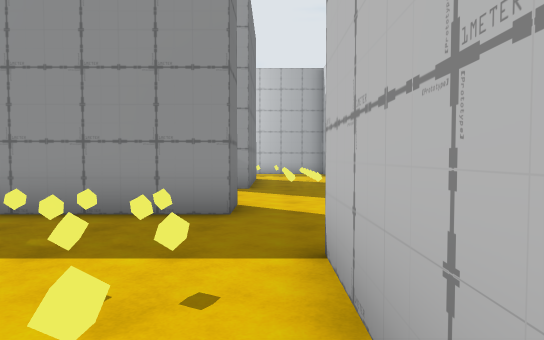
[1] (above)

22 first-person views from a walk through a Unity game level. The camera is 1.4 m above the floor, tilts 2° down and sees 75° across. The floor is counted in squares, 1.8 m on a side. Each view is taken from the middle of a square. On the plan, view 1 faces up. The plan holds only what a view shows up to about 11 squares ahead; the rest is blank. The place goes on beyond the plan. The player is left out. Some surface patterns are stand-ins.

[2]
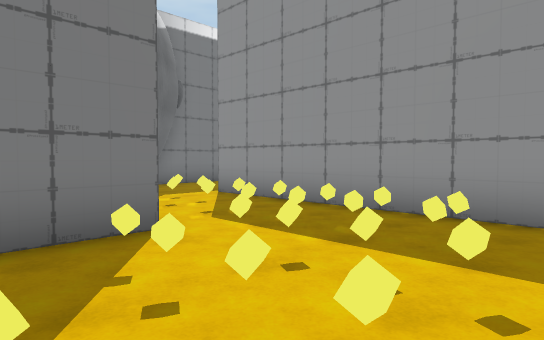

[3]
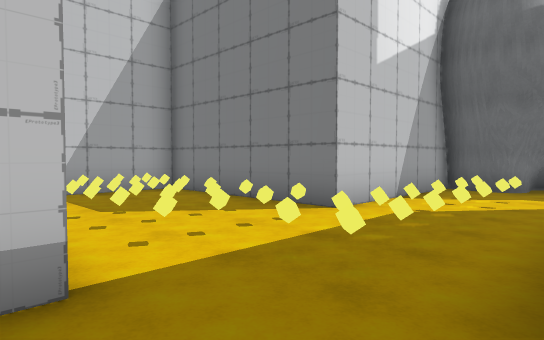

[4]
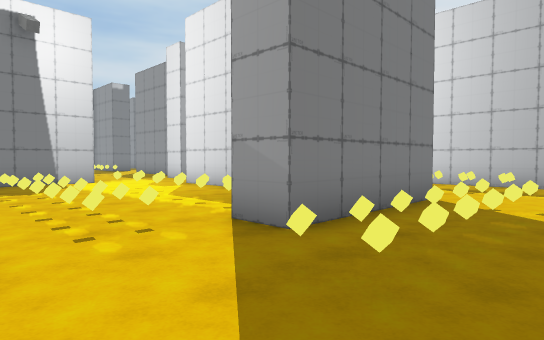

[5]
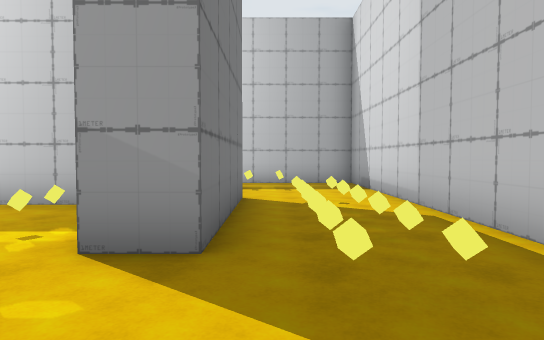

[6]
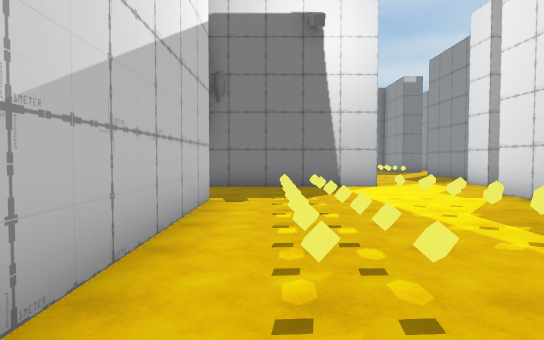

[7]
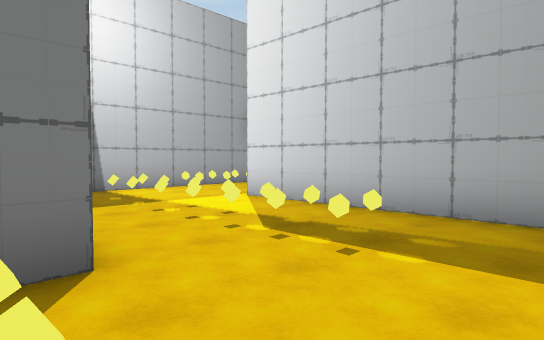

[8]
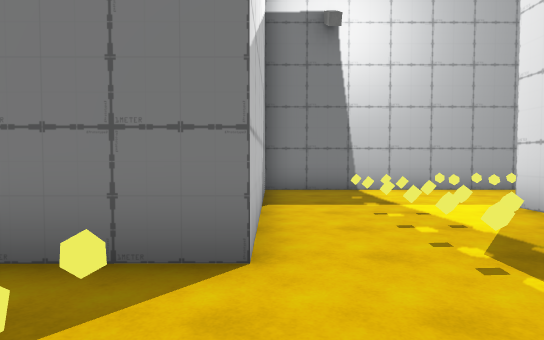

[9]
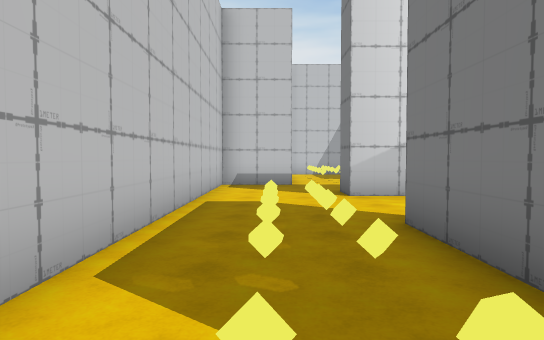

[10]
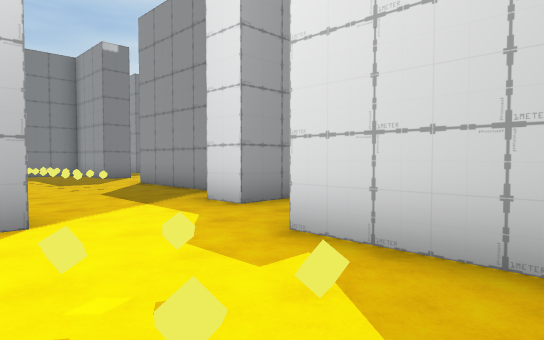

[11]
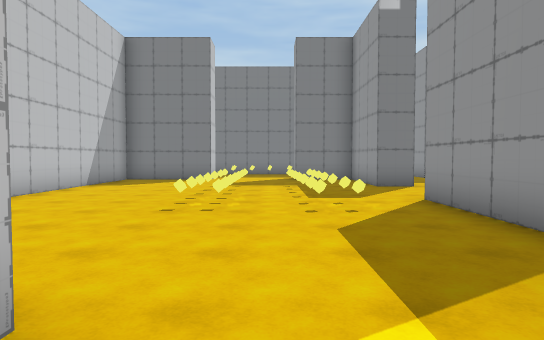

[12]
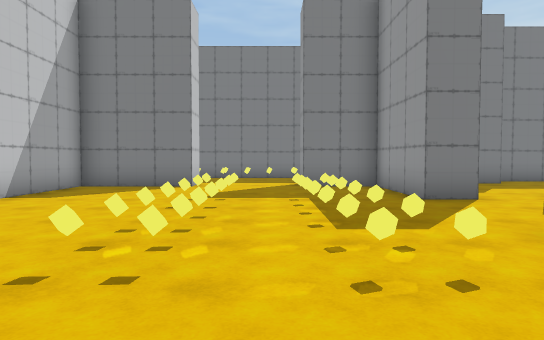

[13]
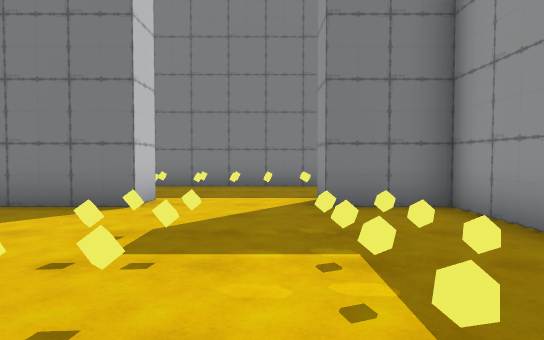

[14]
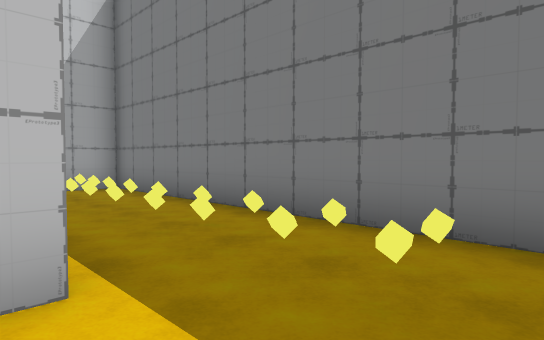

[15]
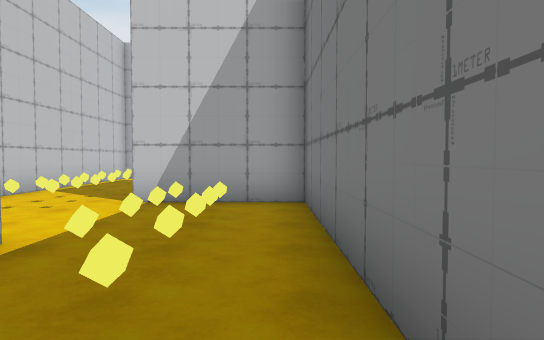

[16]
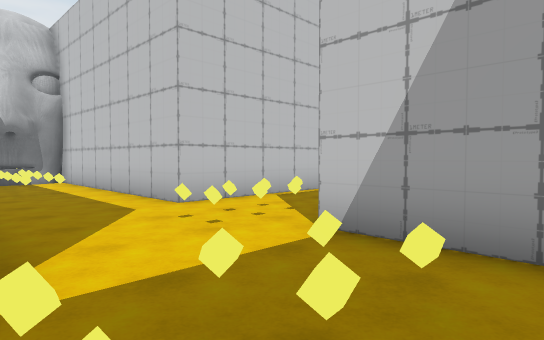

[17]
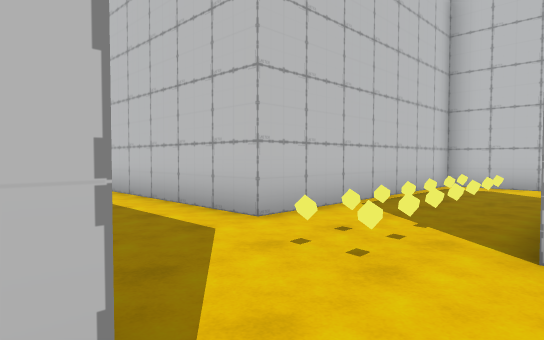

[18]
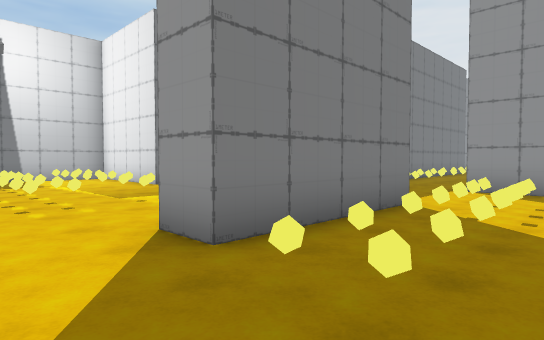

[19]
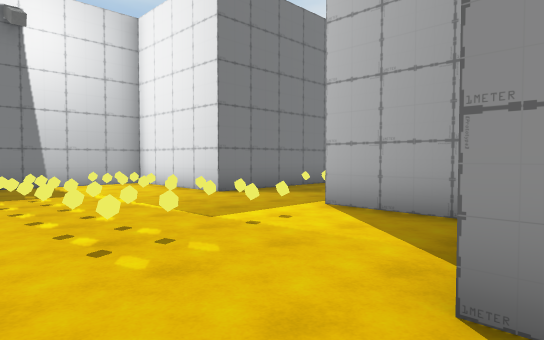

[20]
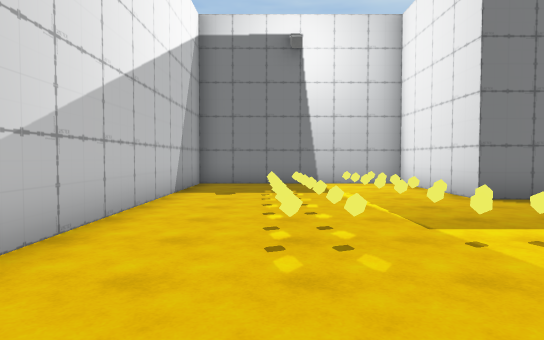

[21]
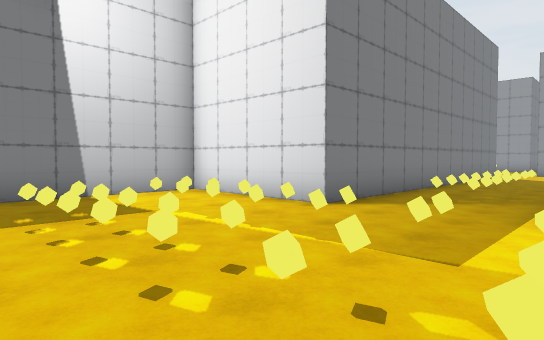

[22]
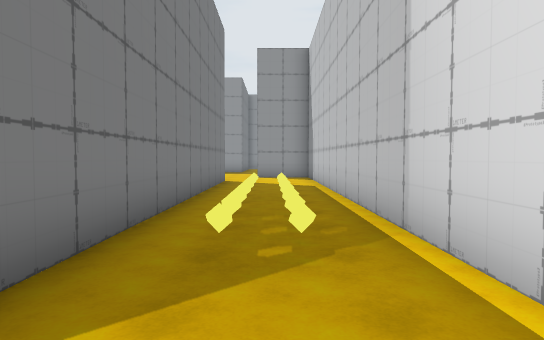

### Floor plan
Points are (right, up) in squares from view 1. A wall is a line through its corners. A room is listed if a view was taken in it or the views show most of it. See-through windows are left out.
Room 1 (views 1, 2)
walls: (0.4, 0.5) (0.4, 2.8); (-0.6, 4.8) (-6.6, 4.8); (-8.4, 1.8) (-3.6, 1.8) (-3.6, -3.2) (-1.1, -3.2); (-8.2, 3.8) (-8, 2.9) (-8.1, 2.2); (-8.3, 3.8) (-8, 2.9); (-8.4, 3.8) (-8, 3); (-8.5, 3.8) (-7.9, 3.1); (-8.6, 3.7) (-8.2, 3.3); (-8.5, 3.9) (-7.9, 3); (-8.8, 3.8) (-8.2, 3.3)
low walls: (-8.9, 3.7) (-8.3, 3.4)
ways out: opening at (-7.5, 4.5) to room 2; opening at (-0.5, 3.5) to room 2
objects: other object (-6, 3); other object (-6, 4); other object (-5, 3); other object (-5, 4); other object (-4, 3); other object (-4, 4); other object (-3, 3); other object (-3, 4); other object (-2, -2); other object (-2, -1); other object (-2, 0); other object (-2, 1); other object (-2, 2); other object (-2, 3); other object (-2, 4); other object (-1, -2); other object (-1, -1); other object (-1, 0); other object (-1, 1); other object (-1, 2); other object (-1, 3); other object (-1, 4)
Room 2 (views 3, 4, 5, 6, 7, 8, 9, 10, 11, 12, 13, 14, 15, 16, 17, 18, 19, 20, 21, 22)
walls: (-13, 2.6) (-13, 3.2); (-13, 2.5) (-13, 3.3); (-21.1, 4.8) (-22.6, 4.8); (-12.8, 1.8) (-13.1, 3.2); (-22.6, 8.8) (-21.6, 8.8) (-21.6, 5.8) (-15.9, 5.8); (-9.6, 9.9) (-9.6, 4.9); (-12, 13.8) (-15.6, 13.8); (-18.6, 14.9) (-18.6, 13.8) (-21.6, 13.8) (-21.6, 11.8) (-22.6, 11.8); (-6.6, 5.8) (-0.6, 5.8) (-0.6, 4.8); (-9.6, 14.1) (-9.6, 12.8) (-10.6, 12.8); (-24.5, 0.8) (-26.6, 0.8); (-25.6, 12.2) (-25.6, 1.8) (-22.6, 1.8) (-22.6, -2.2) (-23.6, -2.2); (-26.6, 1.8) (-26.6, 11); (-21.8, -5.2) (-19.6, -5.2) (-19.6, 1.8) (-12.7, 1.8) (-12.9, 2.4); (-3.1, 11.8) (-7.6, 11.8); (-29.6, 11) (-29.6, 0.8) (-33.6, 0.8) (-33.6, -5.2) (-25.8, -5.2); (-6.6, 19) (-6.6, 12.8) (-0.6, 12.8) (-0.6, 8.8) (-1.6, 8.8); (0.4, 2.8) (2.4, 2.8) (2.4, 16.8) (-3.6, 16.8)
ways out: opening at (-7.5, 4.5) to room 1; opening at (-0.5, 3.5) to room 1; opening at (-19, 15.5); opening at (-8.5, 13.5)
objects: other object (-32, -1); other object (-31, -3); other object (-31, -2); other object (-31, -1); other object (-30, -3); other object (-30, -2); other object (-30, -1); other object (-29, -3); other object (-29, -2); other object (-29, -1); other object (-28, -3); other object (-28, -2); other object (-28, -1); other object (-28, 2); other object (-28, 3); other object (-28, 4); other object (-28, 5); other object (-28, 6); other object (-28, 7); other object (-28, 8); other object (-27, -3); other object (-27, -2); other object (-27, -1); other object (-27, 0); other object (-26, -3); other object (-26, -2); other object (-26, -1); other object (-26, 0); other object (-24, 3); other object (-24, 4); other object (-24, 5); other object (-24, 6); other object (-24, 7); other object (-24, 8); other object (-24, 9); other object (-24, 10); other object (-24, 12); other object (-22, 0); other object (-22, 1); other object (-22, 2); other object (-22, 3); other object (-21, -3); other object (-21, -2); other object (-21, -1); other object (-21, 0); other object (-21, 1); other object (-21, 2); other object (-21, 3); other object (-20, 10); other object (-19, 10); other object (-19, 12); other object (-18, 10); other object (-18, 12); other object (-17, 3); other object (-17, 4); other object (-17, 10); other object (-17, 12); other object (-16, 3); other object (-16, 4); other object (-16, 10); other object (-16, 12); other object (-15, 3); other object (-15, 4); other object (-15, 10); other object (-15, 12); other object (-14, 3); other object (-14, 4); other object (-14, 10); other object (-14, 12); other object (-7, 7); other object (-7, 8); other object (-7, 9); other object (-7, 10); other object (-6, 7); other object (-6, 8); other object (-6, 10); other object (-5, 7); other object (-5, 8); other object (-5, 10); other object (-5, 15); other object (-5, 17); other object (-5, 18); other object (-4, 7); other object (-4, 8); other object (-4, 10); other object (-4, 15); other object (-3, 7); other object (-3, 8); other object (-3, 10); other object (-3, 15); other object (-2, 7); other object (-2, 8); other object (-2, 15); other object (-1, 15); other object (0, 8); other object (0, 9); other object (0, 10); other object (0, 11); other object (0, 12); other object (0, 15); other object (1, 8); other object (1, 9); other object (1, 10); other object (1, 11); other object (1, 12)

Positions as (right, up) in squares from view 1, and headings:
1: (0, 0), facing up
2: (0, 0), facing up-left
3: (1, 5), facing down-left
4: (2, 6), facing up-left
5: (0, 6), facing up
6: (0, 7), facing left
7: (2, 12), facing up-left
8: (2, 13), facing left
9: (1, 13), facing down
10: (-5, 9), facing up-left
11: (-9, 11), facing left
12: (-12, 11), facing left
13: (-16, 11), facing left
14: (-22, 11), facing down-left
15: (-25, 8), facing down
16: (-25, 5), facing down-right
17: (-23, 5), facing down-right
18: (-20, -4), facing up-left
19: (-23, -4), facing up-left
20: (-23, -3), facing left
21: (-26, -4), facing up-left
22: (-28, 0), facing up
